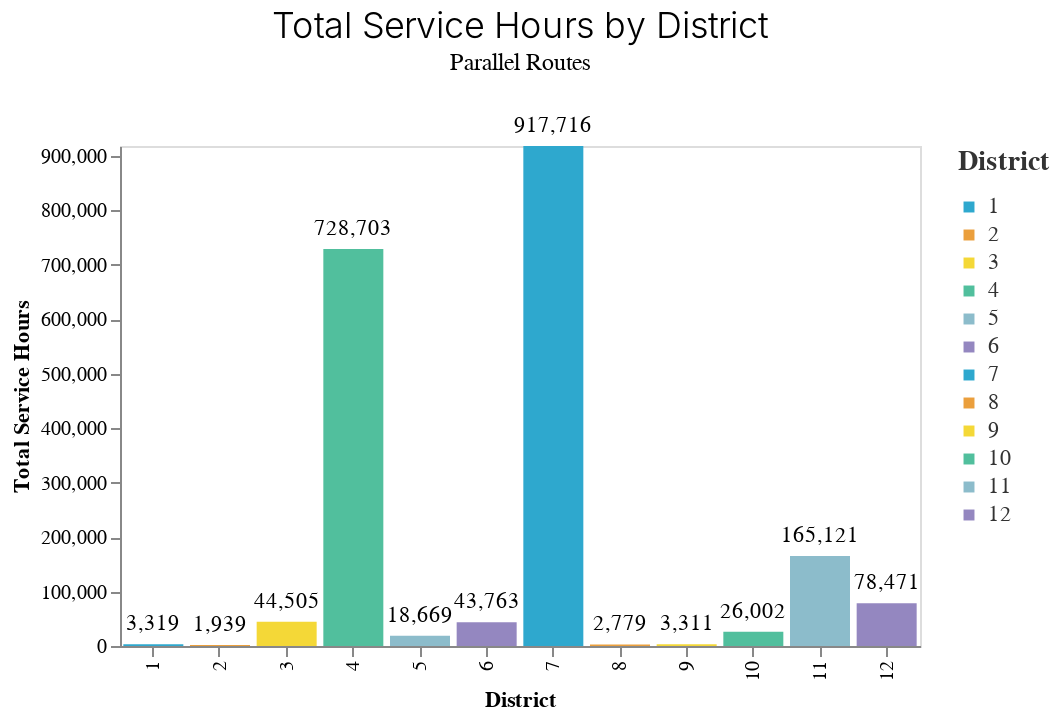
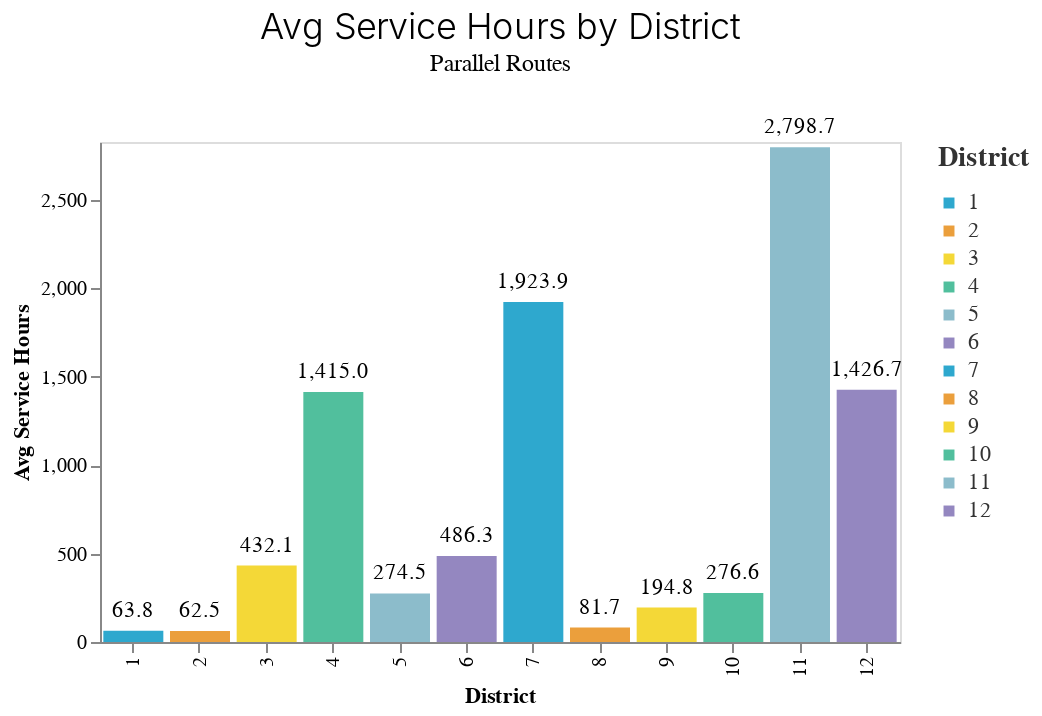

Notebook code cell kept with these figures, in order:
### Code cell
metrics = [
    "total_service_hours", 
    "avg_service_hours"
]

for m in metrics:
    make_bar(by_district, m)

### Figure 1 — Vega-Lite specification as saved in the notebook (floating-point values rounded to 4 significant figures)
{"config": {"view": {"continuousWidth": 400, "continuousHeight": 300}, "axis": {"grid": false}, "axisBand": {"grid": false}, "background": "white", "font": "Raleway", "header": {"labelFont": "Nunito Sans", "titleFont": "Raleway"}, "legend": {"labelColor": "#333", "labelFont": "Nunito Sans", "labelFontSize": 11, "labelLimit": 0, "padding": 1, "symbolSize": 30, "symbolType": "square", "titleColor": "#333", "titleFont": "Raleway", "titleFontSize": 14, "titlePadding": 10}, "title": {"anchor": "middle", "font": "Raleway", "fontSize": 18, "fontWeight": 300, "offset": 20}}, "layer": [{"mark": "bar", "encoding": {"color": {"field": "District", "scale": {"range": ["#2EA8CE", "#EB9F3C", "#F4D837", "#51BF9D", "#8CBCCB", "#9487C0"]}, "type": "nominal"}, "x": {"field": "District", "title": "District", "type": "nominal"}, "y": {"field": "total_service_hours", "scale": {"domain": [0, 917700.0]}, "title": "Total Service Hours", "type": "quantitative"}}}, {"mark": {"type": "text", "align": "center", "baseline": "bottom", "color": "black", "dy": -5}, "encoding": {"color": {"value": "black"}, "text": {"field": "total_service_hours", "format": ",.0f", "type": "quantitative"}, "x": {"field": "District", "title": "District", "type": "nominal"}, "y": {"field": "total_service_hours", "scale": {"domain": [0, 917700.0]}, "title": "Total Service Hours", "type": "quantitative"}}}], "data": {"name": "data-1d4f3d860eea6941a01d8a9b9c6379bf"}, "height": 250, "title": {"text": "Total Service Hours by District", "subtitle": "Parallel Routes"}, "width": 400, "$schema": "https://vega.github.io/schema/vega-lite/v4.17.0.json", "datasets": {"data-1d4f3d860eea6941a01d8a9b9c6379bf": [{"District": 1, "total_service_hours": 3319.0, "unique_route": 52, "pct_total_service_hours": 0.2, "pct_unique_route": 3.3, "avg_service_hours": 63.8}, {"District": 2, "total_service_hours": 1939.0, "unique_route": 31, "pct_total_service_hours": 0.1, "pct_unique_route": 1.9, "avg_service_hours": 62.5}, {"District": 3, "total_service_hours": 44500.0, "unique_route": 103, "pct_total_service_hours": 2.2, "pct_unique_route": 6.5, "avg_service_hours": 432.1}, {"District": 4, "total_service_hours": 728700.0, "unique_route": 515, "pct_total_service_hours": 35.8, "pct_unique_route": 32.3, "avg_service_hours": 1415.0}, {"District": 5, "total_service_hours": 18670.0, "unique_route": 68, "pct_total_service_hours": 0.9, "pct_unique_route": 4.3, "avg_service_hours": 274.5}, {"District": 6, "total_service_hours": 43760.0, "unique_route": 90, "pct_total_service_hours": 2.2, "pct_unique_route": 5.6, "avg_service_hours": 486.3}, {"District": 7, "total_service_hours": 917700.0, "unique_route": 477, "pct_total_service_hours": 45.1, "pct_unique_route": 29.9, "avg_service_hours": 1924.0}, {"District": 8, "total_service_hours": 2779.0, "unique_route": 34, "pct_total_service_hours": 0.1, "pct_unique_route": 2.1, "avg_service_hours": 81.7}, {"District": 9, "total_service_hours": 3311.0, "unique_route": 17, "pct_total_service_hours": 0.2, "pct_unique_route": 1.1, "avg_service_hours": 194.8}, {"District": 10, "total_service_hours": 26000.0, "unique_route": 94, "pct_total_service_hours": 1.3, "pct_unique_route": 5.9, "avg_service_hours": 276.6}, {"District": 11, "total_service_hours": 165100.0, "unique_route": 59, "pct_total_service_hours": 8.1, "pct_unique_route": 3.7, "avg_service_hours": 2799.0}, {"District": 12, "total_service_hours": 78470.0, "unique_route": 55, "pct_total_service_hours": 3.9, "pct_unique_route": 3.4, "avg_service_hours": 1427.0}]}}

### Figure 2 — Vega-Lite specification as saved in the notebook (floating-point values rounded to 4 significant figures)
{"config": {"view": {"continuousWidth": 400, "continuousHeight": 300}, "axis": {"grid": false}, "axisBand": {"grid": false}, "background": "white", "font": "Raleway", "header": {"labelFont": "Nunito Sans", "titleFont": "Raleway"}, "legend": {"labelColor": "#333", "labelFont": "Nunito Sans", "labelFontSize": 11, "labelLimit": 0, "padding": 1, "symbolSize": 30, "symbolType": "square", "titleColor": "#333", "titleFont": "Raleway", "titleFontSize": 14, "titlePadding": 10}, "title": {"anchor": "middle", "font": "Raleway", "fontSize": 18, "fontWeight": 300, "offset": 20}}, "layer": [{"mark": "bar", "encoding": {"color": {"field": "District", "scale": {"range": ["#2EA8CE", "#EB9F3C", "#F4D837", "#51BF9D", "#8CBCCB", "#9487C0"]}, "type": "nominal"}, "x": {"field": "District", "title": "District", "type": "nominal"}, "y": {"field": "avg_service_hours", "scale": {"domain": [0, 2829.0]}, "title": "Avg Service Hours", "type": "quantitative"}}}, {"mark": {"type": "text", "align": "center", "baseline": "bottom", "color": "black", "dy": -5}, "encoding": {"color": {"value": "black"}, "text": {"field": "avg_service_hours", "format": ",.1f", "type": "quantitative"}, "x": {"field": "District", "title": "District", "type": "nominal"}, "y": {"field": "avg_service_hours", "scale": {"domain": [0, 2829.0]}, "title": "Avg Service Hours", "type": "quantitative"}}}], "data": {"name": "data-1d4f3d860eea6941a01d8a9b9c6379bf"}, "height": 250, "title": {"text": "Avg Service Hours by District", "subtitle": "Parallel Routes"}, "width": 400, "$schema": "https://vega.github.io/schema/vega-lite/v4.17.0.json", "datasets": {"data-1d4f3d860eea6941a01d8a9b9c6379bf": [{"District": 1, "total_service_hours": 3319.0, "unique_route": 52, "pct_total_service_hours": 0.2, "pct_unique_route": 3.3, "avg_service_hours": 63.8}, {"District": 2, "total_service_hours": 1939.0, "unique_route": 31, "pct_total_service_hours": 0.1, "pct_unique_route": 1.9, "avg_service_hours": 62.5}, {"District": 3, "total_service_hours": 44500.0, "unique_route": 103, "pct_total_service_hours": 2.2, "pct_unique_route": 6.5, "avg_service_hours": 432.1}, {"District": 4, "total_service_hours": 728700.0, "unique_route": 515, "pct_total_service_hours": 35.8, "pct_unique_route": 32.3, "avg_service_hours": 1415.0}, {"District": 5, "total_service_hours": 18670.0, "unique_route": 68, "pct_total_service_hours": 0.9, "pct_unique_route": 4.3, "avg_service_hours": 274.5}, {"District": 6, "total_service_hours": 43760.0, "unique_route": 90, "pct_total_service_hours": 2.2, "pct_unique_route": 5.6, "avg_service_hours": 486.3}, {"District": 7, "total_service_hours": 917700.0, "unique_route": 477, "pct_total_service_hours": 45.1, "pct_unique_route": 29.9, "avg_service_hours": 1924.0}, {"District": 8, "total_service_hours": 2779.0, "unique_route": 34, "pct_total_service_hours": 0.1, "pct_unique_route": 2.1, "avg_service_hours": 81.7}, {"District": 9, "total_service_hours": 3311.0, "unique_route": 17, "pct_total_service_hours": 0.2, "pct_unique_route": 1.1, "avg_service_hours": 194.8}, {"District": 10, "total_service_hours": 26000.0, "unique_route": 94, "pct_total_service_hours": 1.3, "pct_unique_route": 5.9, "avg_service_hours": 276.6}, {"District": 11, "total_service_hours": 165100.0, "unique_route": 59, "pct_total_service_hours": 8.1, "pct_unique_route": 3.7, "avg_service_hours": 2799.0}, {"District": 12, "total_service_hours": 78470.0, "unique_route": 55, "pct_total_service_hours": 3.9, "pct_unique_route": 3.4, "avg_service_hours": 1427.0}]}}
